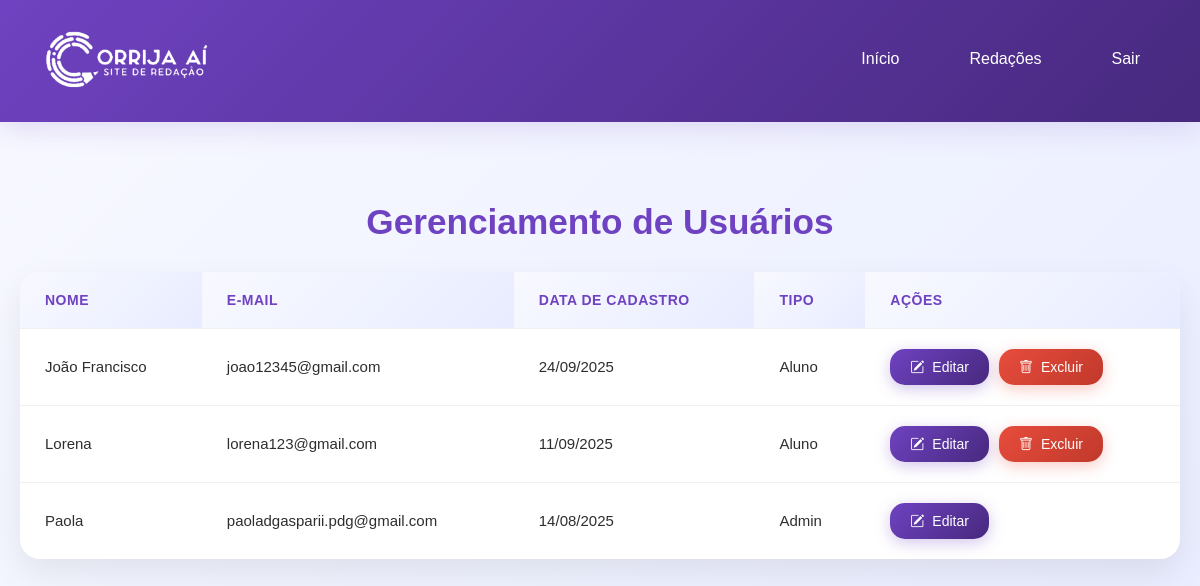
Page /admin/usuarios.php (signed in) on the committed database.
### tables this page shows
CREATE TABLE IF NOT EXISTS `usuarios` (
  `id` int NOT NULL AUTO_INCREMENT,
  `nome` varchar(100) NOT NULL,
  `email` varchar(150) NOT NULL,
  `senha` varchar(255) NOT NULL,
  `data_cadastro` timestamp NULL DEFAULT CURRENT_TIMESTAMP,
  `is_admin` tinyint(1) NOT NULL DEFAULT '0',
  PRIMARY KEY (`id`),
  UNIQUE KEY `email` (`email`),
  KEY `idx_email` (`email`)
);

### verificar_sessao.php (called while the page is built, shortened)
<?php
function obter_usuario_logado() {
    if (isset($_SESSION['logado']) && $_SESSION['logado'] === true) {
        $primeiro_nome = explode(' ', $_SESSION['usuario_nome'])[0];
        return [
            'id' => $_SESSION['usuario_id'],
            'nome' => $primeiro_nome,
            'email' => $_SESSION['usuario_email'],
            'is_admin' => $_SESSION['is_admin']
        ];
    }
    return null;
}
?>

### admin/usuarios.php (the view, shortened to what this page needs)
<?php
require_once '../verificar_sessao.php';
require_once '../config.php';
$admin_logado = obter_usuario_logado();
$stmt = $pdo->query("SELECT id, nome, email, data_cadastro, is_admin FROM usuarios ORDER BY data_cadastro DESC");
$usuarios = $stmt->fetchAll(PDO::FETCH_ASSOC);
?>
<!DOCTYPE html>
<html lang="pt-br">
<head>
    <link rel="stylesheet" href="css/style.css">
    <link rel="stylesheet" href="https://cdn.jsdelivr.net/npm/bootstrap-icons@1.13.1/font/bootstrap-icons.min.css">
</head>
<body>
    <?php include 'header.php'; ?>
    <div class="container">
        <h2>Gerenciamento de Usuários</h2>
        <table>
            <thead>
                <tr>
                    <th>Nome</th>
                    <th>E-mail</th>
                    <th>Data de Cadastro</th>
                    <th>Tipo</th>
                    <th>Ações</th>
                </tr>
            </thead>
            <tbody>
                <?php if (empty($usuarios)): ?>
                    <tr>
                        <td colspan="5">Nenhum usuário encontrado.</td>
                    </tr>
                <?php else: ?>
                    <?php foreach ($usuarios as $usuario): ?>
                        <tr>
                            <td data-label="Nome"><?php echo htmlspecialchars($usuario['nome']); ?></td>
                            <td data-label="E-mail"><?php echo htmlspecialchars($usuario['email']); ?></td>
                            <td data-label="Data de Cadastro"><?php echo date('d/m/Y', strtotime($usuario['data_cadastro'])); ?></td>
                            <td data-label="Tipo">
                                <span class="status-badge <?php echo $usuario['is_admin'] ? 'status-admin' : 'status-aluno'; ?>">
                                    <?php echo $usuario['is_admin'] ? 'Admin' : 'Aluno'; ?>
                                </span>
                            </td>
                            <td data-label="Ações">
                                <div class="actions-cell">
                                    <form action="editar_usuario.php" method="GET" style="display:inline;">
                                        <button type="submit" class="btn btn-sm"><i class="bi bi-pencil-square"></i> Editar</button>
                                    </form>
                                    <?php if ($usuario['id'] != $admin_logado['id']): ?>
                                        <form action="excluir_usuario.php" method="POST" style="display:inline;" onsubmit="return confirm('Tem certeza que deseja excluir este usuário? Esta ação não pode ser desfeita.');">
                                            <button type="submit" class="btn btn-sm btn-danger"><i class="bi bi-trash"></i> Excluir</button>
                                        </form>
                                    <?php endif; ?>
                                </div>
                            </td>
                        </tr>
                    <?php endforeach; ?>
                <?php endif; ?>
            </tbody>
        </table>
    </div>
</body>
</html>

### admin/css/style.css (style rules this page uses)
.btn-sm { padding: 6px 12px; font-size: 0.8rem; }
:root { --mainColor: #6f42c1; --hoverColor: #47297e; --backgroundColor: #ffffff; --darkOne: #6f42c1; --darkTwo: #45424b; --lightOne: #2e2e2e; --lightTwo: #535353; --successColor: #10ac84; --warningColor: #feca57; --pendingColor: #ff9f43; --errorColor: #e74c3c; }
*, *::before, *::after { padding: 0; margin: 0; box-sizing: border-box; font-family: "Poppins", sans-serif; }
body { font-family: "Poppins", sans-serif; background: linear-gradient(135deg, #f8f9ff, #e8ecff); color: var(--lightOne); min-height: 100vh; }
.container { max-width: 1400px; margin: 0 auto; padding: 40px 20px; }
h2 { font-size: 2.2rem; font-weight: 700; color: var(--darkOne); margin-bottom: 30px; text-align: center; }
table { width: 100%; border-collapse: collapse; margin-top: 30px; box-shadow: 0 15px 35px rgba(0, 0, 0, 0.08); border-radius: 20px; overflow: hidden; background: white; }
th, td { padding: 20px 25px; text-align: left; border-bottom: 1px solid #f0f0f0; }
th { background: linear-gradient(135deg, #f8f9ff, #e8ecff); font-weight: 600; color: var(--darkOne); font-size: 16px; letter-spacing: 0.5px; text-transform: uppercase; font-size: 14px; }
td { font-size: 15px; color: var(--lightOne); transition: all 0.3s ease; }
tr:last-child td { border-bottom: none; }
.btn { display: inline-flex; align-items: center; gap: 8px; padding: 10px 20px; color: white; background: linear-gradient(135deg, var(--mainColor), var(--hoverColor)); border-radius: 15px; text-decoration: none; transition: all 0.3s ease; font-weight: 500; font-size: 14px; border: none; cursor: pointer; box-shadow: 0 4px 15px rgba(111, 66, 193, 0.3); position: relative; overflow: hidden; }
.btn::before { content: ''; position: absolute; top: 0; left: -100%; width: 100%; height: 100%; background: linear-gradient(90deg, transparent, rgba(255, 255, 255, 0.2), transparent); transition: left 0.5s; }
.btn-danger { background: linear-gradient(135deg, var(--errorColor), #c0392b); box-shadow: 0 4px 15px rgba(231, 76, 60, 0.3); }
.actions-cell { display: flex; gap: 10px; }
.status-admin::before { font-size: 14px; }
.status-aluno::before { font-size: 14px; }

### admin/usuarios.php (style rules this page uses)
.actions-cell form { display: inline-block; margin: 0; }

### rows in the picture
usuarios: nome "João Francisco", email "joao12345@gmail.com", data_cadastro "24/09/2025", is_admin "Aluno"
usuarios: nome "Lorena", email "lorena123@gmail.com", data_cadastro "11/09/2025", is_admin "Aluno"
usuarios: nome "Paola", email "paoladgasparii.pdg@gmail.com", data_cadastro "14/08/2025", is_admin "Admin"
